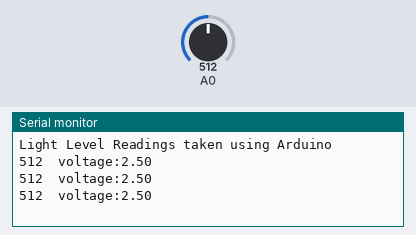
Bench run of a sketch on a simulated Arduino Uno, built with avr-gcc and run on an emulated ATmega328P. Shown: the last lines printed to the serial monitor. Inputs (shaded band) come from the test bench; at power-on: A0 = 512.

Above: at 2.2 s.
2.3 s: A0 set to 716
At 2.9 s:
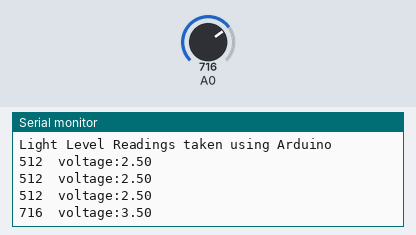
3.8 s: A0 set to 900
At 4.4 s:
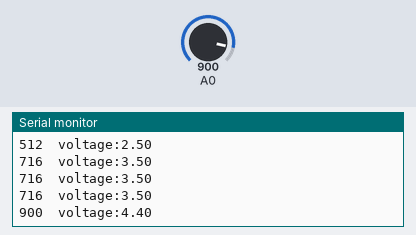
Timing chart, 0 to 6.8 s (numbered marks = the images above; inputs shaded):
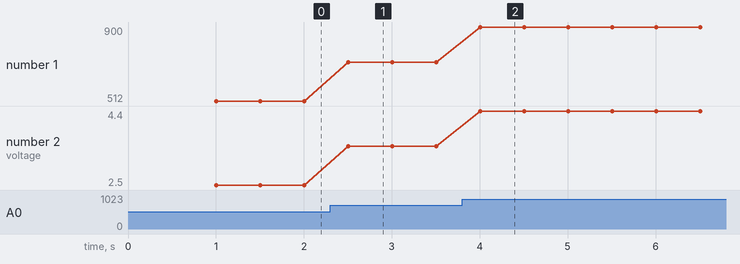

The sketch:

photocell.ino
```cpp
/********************************************/
// Project 1 - Simple sensorReading Example */
// Arduino A/D uses 10 bits to
// quantize voltage from 0 to 5V
/********************************************/

int rawAnalogReading; // variable used to store the raw reading

void setup()
{
  Serial.begin(9600);
  Serial.println("Light Level Readings taken using Arduino");
  delay(1000);
}

/********************************************************/

void loop()
{
  rawAnalogReading = analogRead(A0);
  Serial.print(rawAnalogReading);
  Serial.print(" ");
// Convert the analog reading (which goes from 0 - 1023) to a voltage (0 - 5V):
   float voltage = rawAnalogReading * (5.0 / 1023.0);
// print out the value you read:
   Serial.print(" voltage:");
   Serial.println(voltage);

  delay(500);
}
```

Measured:
- after the input at 2.3 s, the serial monitor: prints a new line after 0.20 s (image 1)
- after the input at 3.8 s, the serial monitor: prints a new line after 0.21 s (image 2)
- plotted number 1: 512 → 716 after the input at 2.3 s, 716 → 900 after the input at 3.8 s
- plotted number 2: 2.5 → 3.5 after the input at 2.3 s, 3.5 → 4.4 after the input at 3.8 s
